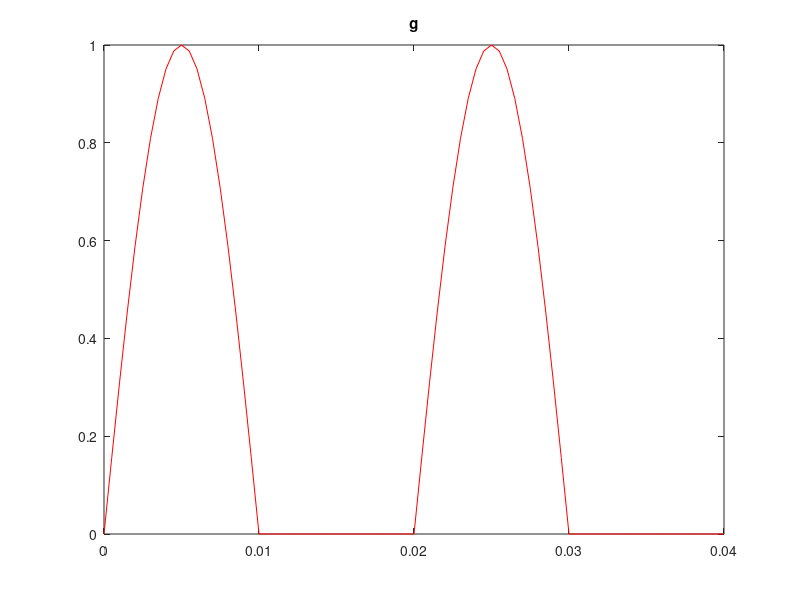
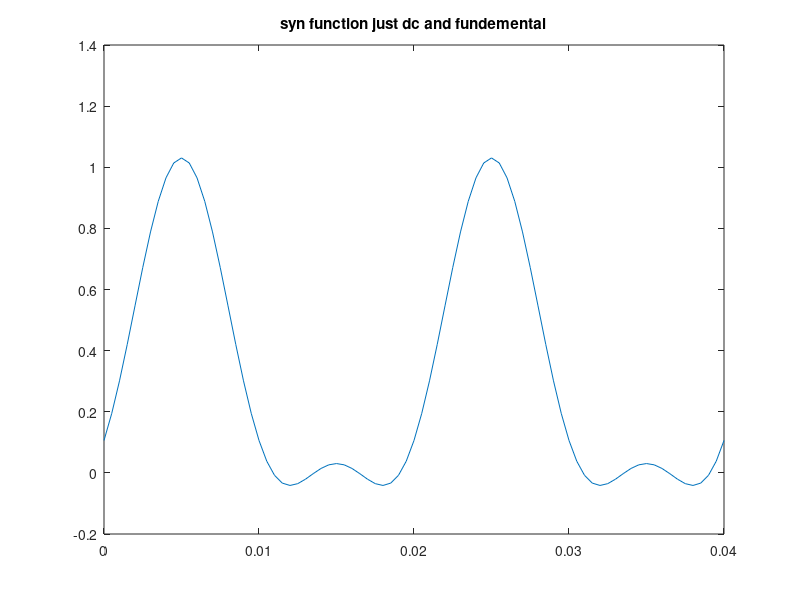
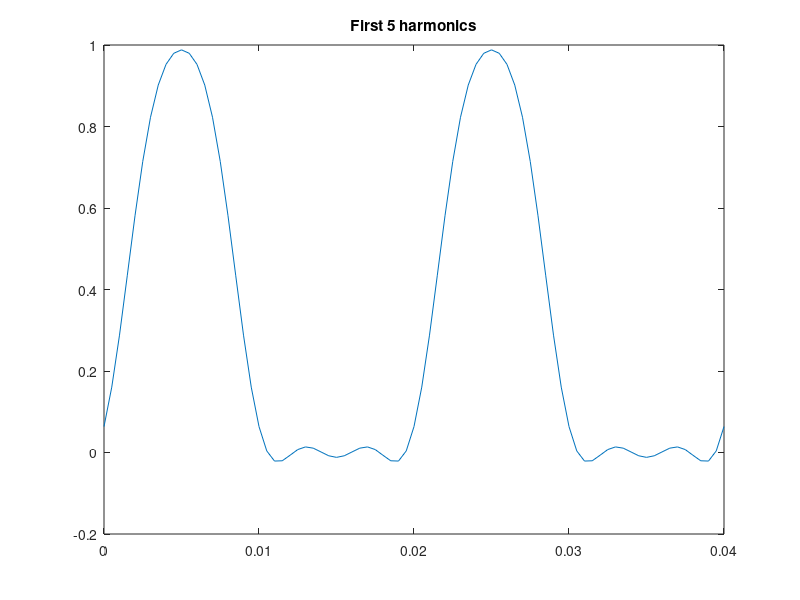
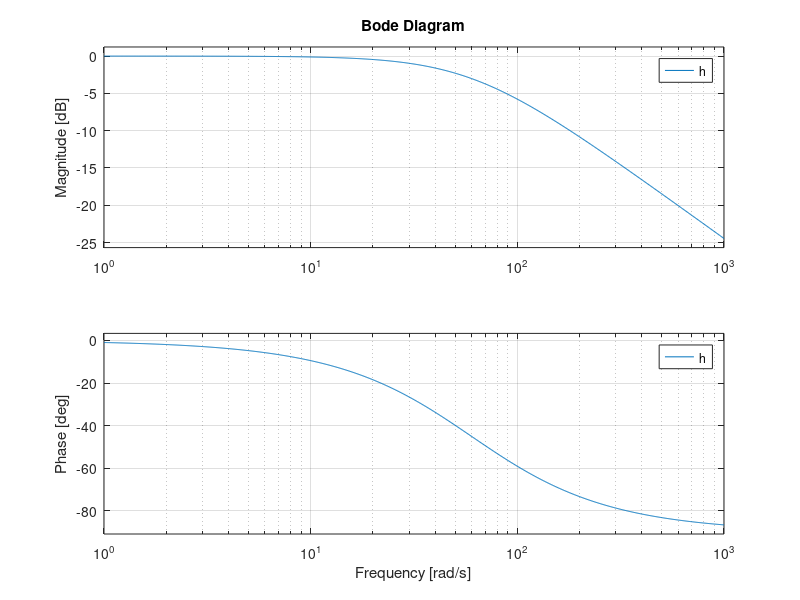

These charts were generated, in order, by the following MATLAB code:
clc
clear

load ExamData.mat

figure;
plot(t,g,'r')
title('g')

w=314.16;
T=.02;
syn_g_dc=(1/pi)+(1/2)*sin(w*t);
syn_g=syn_g_dc-[(2/pi)*(1/3)*cos(2*w*t)];

figure;
plot(t,syn_g)
title('syn function just dc and fundemental')
x1=sum((g(:)-real(syn_g(:))).^2);
fprintf('error is %f\n', x1) 


syn_g=0;
for n=[2 4]
syn_g=((1/(n^2-1))*cos(n*w*t))+syn_g;
end 
syn_g=syn_g_dc-(2/pi)*syn_g;

figure;
plot(t,syn_g)
title('First 5 harmonics')
x2=sum((g(:)-real(syn_g(:))).^2);
fprintf('error is %f\n', x2)


syn_g=0;
for n=[2:2:10]
syn_g=((1/(n^2-1))*cos(n*w*t))+syn_g;
end 
syn_g=syn_g_dc-(2/pi)*syn_g;

figure;
plot(t,syn_g)
title('First 5 non-zero')
x3=sum((g(:)-real(syn_g(:))).^2);
fprintf('error is %f\n', x3)
%%
%part 5


h=tf([60], [1 60]);
z=[.1:.005:500];
bode(h)
figure(5)
hold on
bode(h,z)
%%
%part 7 and 8
syn_g=0;
for n=[2]
syn_g=((1/(n^2-1))*cos(n*w*t))+syn_g;
end 
syn_g_2=syn_g_dc-(2/pi)*syn_g;

response=conv(syn_g_2, 60/(60+j*w));
mag=real(response)
ang=angle(response)
figure(9)
plot(t,mag)
figure(10)
plot(t,ang*(180/pi))
